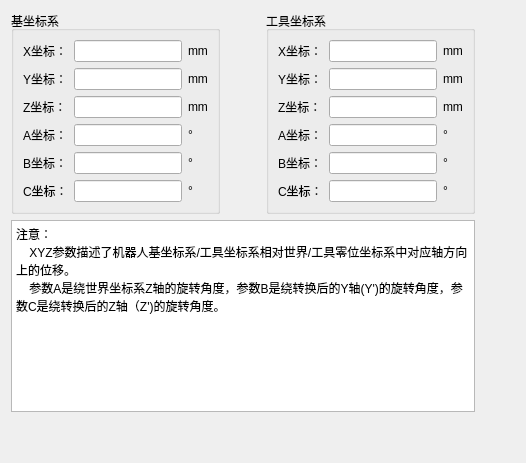
          <widget class="QWidget" name="tab_4">
           <attribute name="title">
            <string>基坐标系和工具坐标系</string>
           </attribute>
           <layout class="QGridLayout" name="gridLayout_12">
            <item row="0" column="0">
             <layout class="QHBoxLayout" name="horizontalLayout_17">
              <item>
               <layout class="QVBoxLayout" name="verticalLayout_39">
                <item>
                 <layout class="QVBoxLayout" name="verticalLayout_15">
                  <item>
                   <layout class="QHBoxLayout" name="horizontalLayout_11">
                    <item>
                     <widget class="QGroupBox" name="groupBox_4">
                      <property name="title">
                       <string>基坐标系</string>
                      </property>
                      <layout class="QGridLayout" name="gridLayout_2">
                       <item row="0" column="0">
                        <layout class="QHBoxLayout" name="horizontalLayout_9">
                         <item>
                          <layout class="QVBoxLayout" name="verticalLayout_18">
                           <item>
                            <widget class="QLabel" name="label_26">
                             <property name="text">
                              <string>X坐标：</string>
                             </property>
                            </widget>
                           </item>
                           <item>
                            <widget class="QLabel" name="label_27">
                             <property name="text">
                              <string>Y坐标：</string>
                             </property>
                            </widget>
                           </item>
                           <item>
                            <widget class="QLabel" name="label_28">
                             <property name="text">
                              <string>Z坐标：</string>
                             </property>
                            </widget>
                           </item>
                           <item>
                            <widget class="QLabel" name="label_29">
                             <property name="text">
                              <string>A坐标：</string>
                             </property>
                            </widget>
                           </item>
                           <item>
                            <widget class="QLabel" name="label_34">
                             <property name="text">
                              <string>B坐标：</string>
                             </property>
                            </widget>
                           </item>
                           <item>
                            <widget class="QLabel" name="label_35">
                             <property name="text">
                              <string>C坐标：</string>
                             </property>
                            </widget>
                           </item>
                          </layout>
                         </item>
                         <item>
                          <layout class="QVBoxLayout" name="verticalLayout_19">
                           <item>
                            <widget class="QLineEdit" name="lineEdit_13"/>
                           </item>
                           <item>
                            <widget class="QLineEdit" name="lineEdit_14"/>
                           </item>
                           <item>
                            <widget class="QLineEdit" name="lineEdit_15"/>
                           </item>
                           <item>
                            <widget class="QLineEdit" name="lineEdit_16"/>
                           </item>
                           <item>
                            <widget class="QLineEdit" name="lineEdit_17"/>
                           </item>
                           <item>
                            <widget class="QLineEdit" name="lineEdit_18"/>
                           </item>
                          </layout>
                         </item>
                         <item>
                          <layout class="QVBoxLayout" name="verticalLayout_20">
                           <item>
                            <widget class="QLabel" name="label_36">
                             <property name="text">
                              <string>mm</string>
                             </property>
                            </widget>
                           </item>
                           <item>
                            <widget class="QLabel" name="label_37">
                             <property name="text">
                              <string>mm</string>
                             </property>
                            </widget>
                           </item>
                           <item>
                            <widget class="QLabel" name="label_38">
                             <property name="text">
                              <string>mm</string>
                             </property>
                            </widget>
                           </item>
                           <item>
                            <widget class="QLabel" name="label_39">
                             <property name="text">
                              <string>°</string>
                             </property>
                            </widget>
                           </item>
                           <item>
                            <widget class="QLabel" name="label_41">
                             <property name="text">
                              <string>°</string>
                             </property>
                            </widget>
                           </item>
                           <item>
                            <widget class="QLabel" name="label_40">
                             <property name="text">
                              <string>°</string>
                             </property>
                            </widget>
                           </item>
                          </layout>
                         </item>
                        </layout>
                       </item>
                      </layout>
                     </widget>
                    </item>
                    <item>
                     <spacer name="horizontalSpacer_5">
                      <property name="orientation">
                       <enum>Qt::Horizontal</enum>
                      </property>
                      <property name="sizeHint" stdset="0">
                       <size>
                        <width>40</width>
                        <height>20</height>
                       </size>
                      </property>
                     </spacer>
                    </item>
                    <item>
                     <widget class="QGroupBox" name="groupBox_5">
                      <property name="title">
                       <string>工具坐标系</string>
                      </property>
                      <layout class="QGridLayout" name="gridLayout_3">
                       <item row="0" column="0">
                        <layout class="QHBoxLayout" name="horizontalLayout_10">
                         <item>
                          <layout class="QVBoxLayout" name="verticalLayout_21">
                           <item>
                            <widget class="QLabel" name="label_42">
                             <property name="text">
                              <string>X坐标：</string>
                             </property>
                            </widget>
                           </item>
                           <item>
                            <widget class="QLabel" name="label_43">
                             <property name="text">
                              <string>Y坐标：</string>
                             </property>
                            </widget>
                           </item>
                           <item>
                            <widget class="QLabel" name="label_44">
                             <property name="text">
                              <string>Z坐标：</string>
                             </property>
                            </widget>
                           </item>
                           <item>
                            <widget class="QLabel" name="label_45">
                             <property name="text">
                              <string>A坐标：</string>
                             </property>
                            </widget>
                           </item>
                           <item>
                            <widget class="QLabel" name="label_46">
                             <property name="text">
                              <string>B坐标：</string>
                             </property>
                            </widget>
                           </item>
                           <item>
                            <widget class="QLabel" name="label_47">
                             <property name="text">
                              <string>C坐标：</string>
                             </property>
                            </widget>
                           </item>
                          </layout>
                         </item>
                         <item>
                          <layout class="QVBoxLayout" name="verticalLayout_22">
                           <item>
                            <widget class="QLineEdit" name="lineEdit_19"/>
                           </item>
                           <item>
                            <widget class="QLineEdit" name="lineEdit_20"/>
                           </item>
                           <item>
                            <widget class="QLineEdit" name="lineEdit_21"/>
                           </item>
                           <item>
                            <widget class="QLineEdit" name="lineEdit_22"/>
                           </item>
                           <item>
                            <widget class="QLineEdit" name="lineEdit_23"/>
                           </item>
                           <item>
                            <widget class="QLineEdit" name="lineEdit_24"/>
                           </item>
                          </layout>
                         </item>
                         <item>
                          <layout class="QVBoxLayout" name="verticalLayout_23">
                           <item>
                            <widget class="QLabel" name="label_48">
                             <property name="text">
                              <string>mm</string>
                             </property>
                            </widget>
                           </item>
                           <item>
                            <widget class="QLabel" name="label_49">
                             <property name="text">
                              <string>mm</string>
                             </property>
                            </widget>
                           </item>
                           <item>
                            <widget class="QLabel" name="label_50">
                             <property name="text">
                              <string>mm</string>
                             </property>
                            </widget>
                           </item>
                           <item>
                            <widget class="QLabel" name="label_51">
                             <property name="text">
                              <string>°</string>
                             </property>
                            </widget>
                           </item>
                           <item>
                            <widget class="QLabel" name="label_52">
                             <property name="text">
                              <string>°</string>
                             </property>
                            </widget>
                           </item>
                           <item>
                            <widget class="QLabel" name="label_53">
                             <property name="text">
                              <string>°</string>
                             </property>
                            </widget>
                           </item>
                          </layout>
                         </item>
                        </layout>
                       </item>
                      </layout>
                     </widget>
                    </item>
                   </layout>
                  </item>
                  <item>
                   <widget class="QTextBrowser" name="textBrowser">
                    <property name="html">
                     <string>&lt;!DOCTYPE HTML PUBLIC &quot;-//W3C//DTD HTML 4.0//EN&quot; &quot;http://www.w3.org/TR/REC-html40/strict.dtd&quot;&gt;
&lt;html&gt;&lt;head&gt;&lt;meta name=&quot;qrichtext&quot; content=&quot;1&quot; /&gt;&lt;style type=&quot;text/css&quot;&gt;
p, li { white-space: pre-wrap; }
&lt;/style&gt;&lt;/head&gt;&lt;body style=&quot; font-family:'SimSun'; font-size:9pt; font-weight:400; font-style:normal;&quot;&gt;
&lt;p style=&quot; margin-top:0px; margin-bottom:0px; margin-left:0px; margin-right:0px; -qt-block-indent:0; text-indent:0px;&quot;&gt;注意：&lt;/p&gt;
&lt;p style=&quot; margin-top:0px; margin-bottom:0px; margin-left:0px; margin-right:0px; -qt-block-indent:0; text-indent:0px;&quot;&gt;    XYZ参数描述了机器人基坐标系/工具坐标系相对世界/工具零位坐标系中对应轴方向上的位移。&lt;/p&gt;
&lt;p style=&quot; margin-top:0px; margin-bottom:0px; margin-left:0px; margin-right:0px; -qt-block-indent:0; text-indent:0px;&quot;&gt;    参数A是绕世界坐标系Z轴的旋转角度，参数B是绕转换后的Y轴(Y')的旋转角度，参数C是绕转换后的Z轴（Z')的旋转角度。&lt;/p&gt;&lt;/body&gt;&lt;/html&gt;</string>
                    </property>
                   </widget>
                  </item>
                 </layout>
                </item>
                <item>
                 <spacer name="verticalSpacer_2">
                  <property name="orientation">
                   <enum>Qt::Vertical</enum>
                  </property>
                  <property name="sizeHint" stdset="0">
                   <size>
                    <width>20</width>
                    <height>40</height>
                   </size>
                  </property>
                 </spacer>
                </item>
               </layout>
              </item>
              <item>
               <spacer name="horizontalSpacer_9">
                <property name="orientation">
                 <enum>Qt::Horizontal</enum>
                </property>
                <property name="sizeHint" stdset="0">
                 <size>
                  <width>40</width>
                  <height>20</height>
                 </size>
                </property>
               </spacer>
              </item>
             </layout>
            </item>
           </layout>
          </widget>
